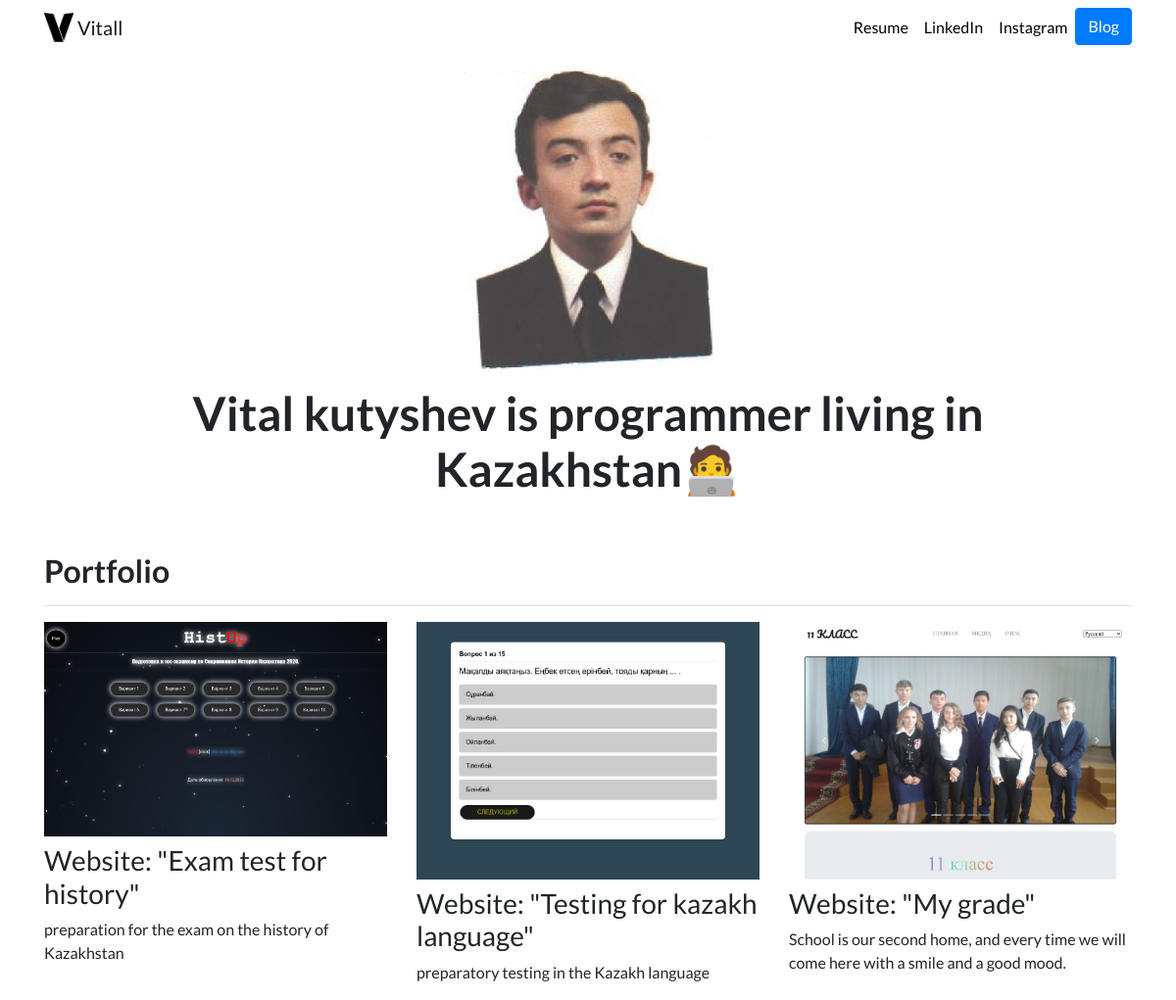
The page / on the database its author committed.
### portfolio/models.py (models this page shows, shortened)
class Project(models.Model):
    title = models.CharField(max_length=100)
    description = models.CharField(max_length=250)
    image = models.ImageField(upload_to='portfolio/images/')
    url = models.URLField(blank=True)

### portfolio/views.py (the view)
# urls.py: 2. Add a URL to urlpatterns:  path('', views.home, name='home')
def home(request):
    projects = Project.objects.all()
    return render(request, 'portfolio/home.html', {'projects':projects})

### portfolio/templates/portfolio/home.html
{% extends "portfolio/base.html" %}
{% load static %}
{% block content %}
<div class="row justify-content-center my-3">
  <div class="col-3">
    <img src="{% static 'portfolio/me.png' %}" class="img-fluid">
  </div>
</div>
<div class="row justify-content-center mb-3">
  <div class="col-md-9 text-center">
    <h1 id="hometext" class="font-weight-bold">Vital kutyshev is programmer living in Kazakhstan🧑‍💻</h1>
  </div>
</div>
<h2 class="mt-5 font-weight-bold">Portfolio</h2>
<hr>
<div class="row">
  {% for project in projects %}
  <div class="col-lg-4 col-md-6">
    {% if project.url %}
    <a href="{{ project.url }}" target="_blank">
      <img src="{{ project.image.url }}" class="img-fluid mb-2">
    </a>
    {% else %}
    <img src="{{ project.image.url }}" class="img-fluid mb-2">
    {% endif %}
    <h3>{{ project.title }}</h3>
    <p>{{ project.description }}</p>
  </div>
  {% endfor %}
</div>
{% endblock %}

### portfolio/static/portfolio/custom.css (style rules this page uses)
body { font-family: 'Lato', sans-serif; }
@media (min-width: 992px) { #hometext { font-size: 3rem; } }

### rows shown on the page
Project: image (picture), title "Website: \"Exam test for history\"", description "preparation for the exam on the history of Kazakhstan"
Project: image (picture), title "Website: \"Testing for kazakh language\"", description "preparatory testing in the Kazakh language"
Project: image (picture), title "Website: \"My grade\"", description "School is our second home, and every time we will come here with a smile and a good mood."
